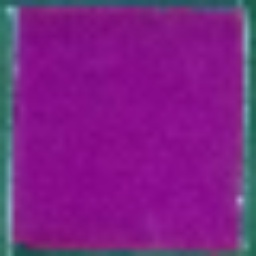
#> input picture Result_Nokia/nokia_middle/NO2/6bWwl_ngochanpham274@gmail.com_2024-12-12 10_45_45_No2-_8ppm_003_Nokia test_10.876824_106.6782506.jpg, 256 x 256 px; its folder holds 4 pictures in this run
$ jupyter execute --allow-errors Optic_middle_NO2_nokia.ipynb
#> lines starting #> are read from the running program, lines starting #| are printed output that depends on the picture
[cell 1]
import cv2
import os
import joblib
import numpy as np
import pandas as pd
import matplotlib.pyplot as plt
from skimage.feature import local_binary_pattern, hog
from sklearn.metrics import mean_squared_error, r2_score
from sklearn.pipeline import Pipeline
from sklearn.model_selection import GridSearchCV, train_test_split
from sklearn.preprocessing import StandardScaler
from sklearn.linear_model import LinearRegression
from sklearn.ensemble import RandomForestRegressor
from sklearn.svm import SVR

[cell 2]
df = pd.read_csv("./Metadata_NO2_nokia.csv")
#> (reads Result_Nokia/Metadata_NO2_nokia.csv from the repository)
df.head()

[cell 3]
# Set the image_id as the index in data_pd
df.set_index('ID_img', inplace=True)

[cell 4]
# Đường dẫn tới thư mục chứa dữ liệu
data_dir = './nokia_middle/NO2/'
image_size = (256, 256)  # Kích thước ảnh (tuỳ chọn)

# Đọc tất cả hình ảnh trong thư mục
def load_images(data_dir, image_size):
#> called with data_dir = './nokia_middle/NO2/', image_size = (256, 256)
    images = []
    labels = []
    for img_name in os.listdir(data_dir):
        img_path = os.path.join(data_dir, img_name)
        if os.path.isfile(img_path):  # Kiểm tra chắc chắn đây là tệp
            try:
                image = cv2.imread(img_path)
#> image is the input picture: shape (256, 256, 3); mean B, G, R 133.7, 34, 124.8
                if image is None:  # Kiểm tra xem tệp có phải là ảnh hợp lệ không
                    print(f"File {img_path} không phải là ảnh hợp lệ.")
                    continue

                image = cv2.resize(image, image_size)

                # Lấy nhãn từ DataFrame df_NH3
                label = df.loc[img_name, 'ppm']

                images.append(image)
                labels.append(label)
            except Exception as e:
                print(f"Lỗi khi đọc ảnh {img_path}: {e}")

    return np.array(images), np.array(labels)

# Load dataset
images, labels = load_images(data_dir, image_size)

# Chia dữ liệu thành tập huấn luyện và kiểm thử
X_train, X_test, y_train, y_test = train_test_split(images, labels, test_size=0.4, random_state=42)

[cell 5]
# Chuyển đổi không gian màu RGB, HSV, L*a*b*
def extract_color_features(image):
    rgb_mean = np.mean(image, axis=(0,1))  # Tính trung bình theo kênh màu RGB
#> rgb_mean = [133.7, 34.03, 124.8]
    hsv_image = cv2.cvtColor(image, cv2.COLOR_BGR2HSV)
#> hsv_image: shape (256, 256, 3); mean H, S, V 141.3, 201.1, 135
    hsv_mean = np.mean(hsv_image, axis=(0,1))  # Trung bình trong không gian HSV
#> hsv_mean = [141.3, 201.1, 135]
    lab_image = cv2.cvtColor(image, cv2.COLOR_BGR2LAB)
#> lab_image: shape (256, 256, 3); mean of channels 0, 1, 2 88.7, 174.7, 95.8
    lab_mean = np.mean(lab_image, axis=(0,1))  # Trung bình trong không gian L*a*b*
#> lab_mean = [88.73, 174.7, 95.83]

    return np.concatenate([rgb_mean, hsv_mean, lab_mean])

# Áp dụng trích xuất đặc trưng màu cho tất cả ảnh
X_train_features = np.array([extract_color_features(img) for img in X_train])
#> in extract_color_features (call 2), `hsv_image = cv2.cvtColor(image, cv2.COLOR_BGR2HSV)`: hsv_image: shape (256, 256, 3); mean H, S, V 141.5, 208.1, 131
#> in extract_color_features (call 2), `lab_image = cv2.cvtColor(image, cv2.COLOR_BGR2LAB)`: lab_image: shape (256, 256, 3); mean of channels 0, 1, 2 85.6, 174.4, 96.5
X_test_features = np.array([extract_color_features(img) for img in X_test])
#> in extract_color_features (call 3), `hsv_image = cv2.cvtColor(image, cv2.COLOR_BGR2HSV)`: hsv_image: shape (256, 256, 3); mean H, S, V 108.3, 60.1, 188.5
#> in extract_color_features (call 3), `lab_image = cv2.cvtColor(image, cv2.COLOR_BGR2LAB)`: lab_image: shape (256, 256, 3); mean of channels 0, 1, 2 170.6, 127, 113.9
#> in extract_color_features (call 4), `hsv_image = cv2.cvtColor(image, cv2.COLOR_BGR2HSV)`: hsv_image: shape (256, 256, 3); mean H, S, V 140.1, 189.1, 139.7
#> in extract_color_features (call 4), `lab_image = cv2.cvtColor(image, cv2.COLOR_BGR2LAB)`: lab_image: shape (256, 256, 3); mean of channels 0, 1, 2 91.5, 174.1, 94.5

[cell 6]
# Trích xuất LBP và HOG
def extract_texture_features(image):
    gray_image = cv2.cvtColor(image, cv2.COLOR_BGR2GRAY)
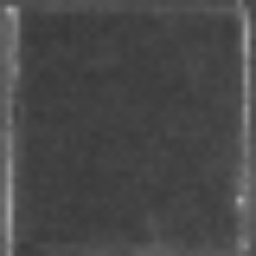
#> gray_image: shape (256, 256); min 55, max 174, mean 72.6

    # LBP
    lbp = local_binary_pattern(gray_image, P=8, R=1, method='uniform')
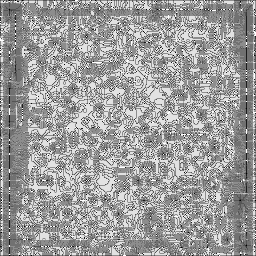
#> lbp: shape (256, 256) float64; min 0, max 9, mean 5.54; drawn with min black and max white
    lbp_hist, _ = np.histogram(lbp, bins=np.arange(0, 11), range=(0, 10), density=True)
#> lbp_hist = [0.00146, 0.0175, 0.00166, 0.11, 0.151, 0.319, 0.0646, 0.0934, 0.223, 0.0191]

    # HOG
    hog_features, _ = hog(gray_image, orientations=9, pixels_per_cell=(8, 8),
                          cells_per_block=(2, 2), visualize=True)

    return np.concatenate([lbp_hist, hog_features])

# Áp dụng trích xuất đặc trưng kết cấu
X_train_texture = np.array([extract_texture_features(img) for img in X_train])
#> in extract_texture_features (call 2), `lbp = local_binary_pattern(gray_image, P=8, R=1, method='uniform')`:
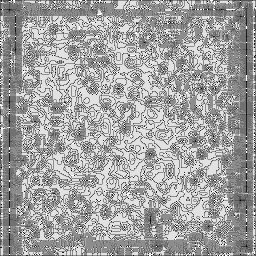
#> lbp: shape (256, 256) float64; min 0, max 9, mean 5.72; drawn with min black and max white
#> in extract_texture_features (call 2), `lbp_hist, _ = np.histogram(lbp, bins=np.arange(0, 11), range=(0, 10), ..`: lbp_hist = [0.00157, 0.0177, 0.00191, 0.109, 0.134, 0.293, 0.0484, 0.0928, 0.285, 0.0169]
X_test_texture = np.array([extract_texture_features(img) for img in X_test])
#> in extract_texture_features (call 3), `gray_image = cv2.cvtColor(image, cv2.COLOR_BGR2GRAY)`:
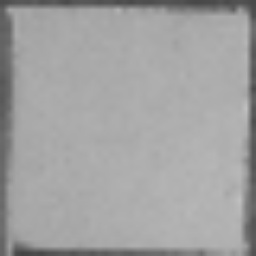
#> gray_image: shape (256, 256); min 67, max 192, mean 161.7
#> in extract_texture_features (call 3), `lbp = local_binary_pattern(gray_image, P=8, R=1, method='uniform')`:
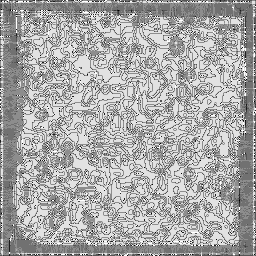
#> lbp: shape (256, 256) float64; min 0, max 9, mean 5.98; drawn with min black and max white
#> in extract_texture_features (call 3), `lbp_hist, _ = np.histogram(lbp, bins=np.arange(0, 11), range=(0, 10), ..`: lbp_hist = [0.00174, 0.015, 0.00209, 0.105, 0.103, 0.27, 0.031, 0.0962, 0.356, 0.0193]
#> in extract_texture_features (call 4), `lbp = local_binary_pattern(gray_image, P=8, R=1, method='uniform')`:
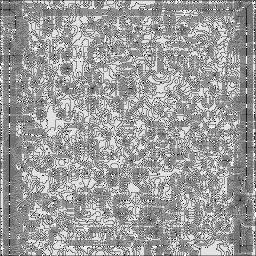
#> lbp: shape (256, 256) float64; min 0, max 9, mean 5.54; drawn with min black and max white
#> in extract_texture_features (call 4), `lbp_hist, _ = np.histogram(lbp, bins=np.arange(0, 11), range=(0, 10), ..`: lbp_hist = [0.00174, 0.0172, 0.00174, 0.11, 0.145, 0.322, 0.0722, 0.0969, 0.213, 0.0202]

[cell 7]
# Kết hợp đặc trưng màu sắc và kết cấu
X_train_combined = np.concatenate([X_train_features, X_train_texture], axis=1)
X_test_combined = np.concatenate([X_test_features, X_test_texture], axis=1)

[cell 8]
print(X_train_combined.shape)
#| (2, 34615)
print(X_test_combined.shape)
#| (2, 34615)
